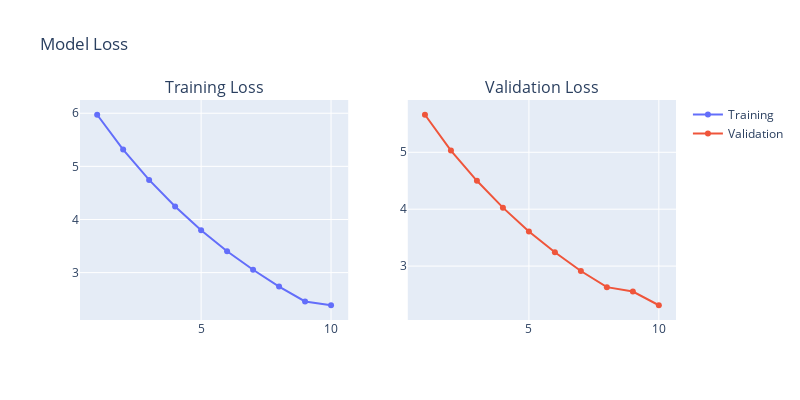

The notebook cell saved with this chart:
### Code cell
# Model loss graph
fig = make_subplots(rows=1, cols=2, subplot_titles=('Training Loss', 'Validation Loss'))

fig.add_trace(go.Scatter(x=list(range(1, len(history3.history['loss'])+1)), y=history3.history['loss'], name='Training'), row=1, col=1)
fig.add_trace(go.Scatter(x=list(range(1, len(history3.history['val_loss'])+1)), y=history3.history['val_loss'], name='Validation'), row=1, col=2)

fig.update_layout(height=400, width=800, title_text="Model Loss")
fig.show()

### Figure 1 — Plotly figure (JSON) as saved in the notebook; plotly's stock layout.template omitted (floating-point values rounded to 4 significant figures)
{"data": [{"name": "Training", "type": "scatter", "x": [1, 2, 3, 4, 5, 6, 7, 8, 9, 10], "xaxis": "x", "y": [5.972, 5.317, 4.745, 4.244, 3.796, 3.401, 3.054, 2.738, 2.457, 2.386], "yaxis": "y"}, {"name": "Validation", "type": "scatter", "x": [1, 2, 3, 4, 5, 6, 7, 8, 9, 10], "xaxis": "x2", "y": [5.66, 5.03, 4.499, 4.027, 3.608, 3.242, 2.913, 2.63, 2.552, 2.312], "yaxis": "y2"}], "layout": {"annotations": [{"font": {"size": 16}, "showarrow": false, "text": "Training Loss", "x": 0.225, "xanchor": "center", "xref": "paper", "y": 1, "yanchor": "bottom", "yref": "paper"}, {"font": {"size": 16}, "showarrow": false, "text": "Validation Loss", "x": 0.775, "xanchor": "center", "xref": "paper", "y": 1, "yanchor": "bottom", "yref": "paper"}], "height": 400, "title": {"text": "Model Loss"}, "width": 800, "xaxis": {"anchor": "y", "domain": [0, 0.45]}, "xaxis2": {"anchor": "y2", "domain": [0.55, 1]}, "yaxis": {"anchor": "x", "domain": [0, 1]}, "yaxis2": {"anchor": "x2", "domain": [0, 1]}}}
